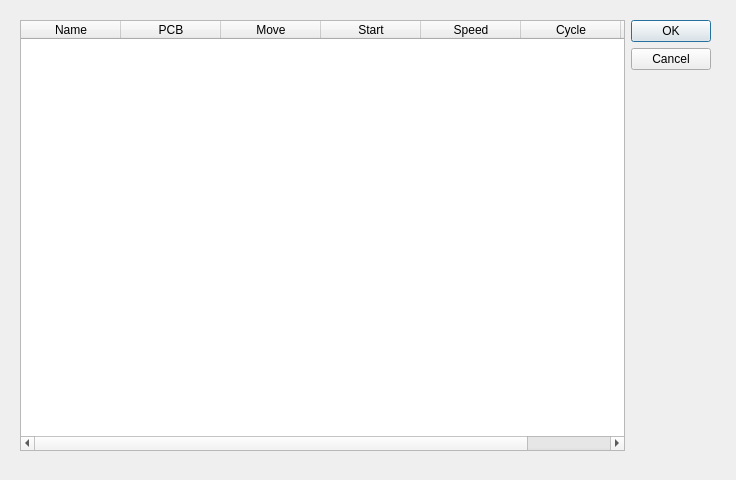
<?xml version="1.0" encoding="UTF-8"?>
<ui version="4.0">
 <class>program_dialog</class>
 <widget class="QDialog" name="program_dialog">
  <property name="geometry">
   <rect>
    <x>0</x>
    <y>0</y>
    <width>736</width>
    <height>480</height>
   </rect>
  </property>
  <property name="windowTitle">
   <string>Dialog</string>
  </property>
  <widget class="QWidget" name="">
   <property name="geometry">
    <rect>
     <x>20</x>
     <y>20</y>
     <width>691</width>
     <height>431</height>
    </rect>
   </property>
   <layout class="QGridLayout" name="gridLayout">
    <item row="0" column="0">
     <widget class="QTableWidget" name="tableWidget">
      <column>
       <property name="text">
        <string>Name</string>
       </property>
      </column>
      <column>
       <property name="text">
        <string>PCB</string>
       </property>
      </column>
      <column>
       <property name="text">
        <string>Move</string>
       </property>
      </column>
      <column>
       <property name="text">
        <string>Start</string>
       </property>
      </column>
      <column>
       <property name="text">
        <string>Speed</string>
       </property>
      </column>
      <column>
       <property name="text">
        <string>Cycle</string>
       </property>
      </column>
      <column>
       <property name="text">
        <string>Notes</string>
       </property>
      </column>
     </widget>
    </item>
    <item row="0" column="1">
     <widget class="QDialogButtonBox" name="buttonBox">
      <property name="orientation">
       <enum>Qt::Orientation::Vertical</enum>
      </property>
      <property name="standardButtons">
       <set>QDialogButtonBox::StandardButton::Cancel|QDialogButtonBox::StandardButton::Ok</set>
      </property>
     </widget>
    </item>
   </layout>
  </widget>
 </widget>
 <resources/>
 <connections>
  <connection>
   <sender>buttonBox</sender>
   <signal>accepted()</signal>
   <receiver>program_dialog</receiver>
   <slot>accept()</slot>
   <hints>
    <hint type="sourcelabel">
     <x>248</x>
     <y>254</y>
    </hint>
    <hint type="destinationlabel">
     <x>157</x>
     <y>274</y>
    </hint>
   </hints>
  </connection>
  <connection>
   <sender>buttonBox</sender>
   <signal>rejected()</signal>
   <receiver>program_dialog</receiver>
   <slot>reject()</slot>
   <hints>
    <hint type="sourcelabel">
     <x>316</x>
     <y>260</y>
    </hint>
    <hint type="destinationlabel">
     <x>286</x>
     <y>274</y>
    </hint>
   </hints>
  </connection>
 </connections>
</ui>
